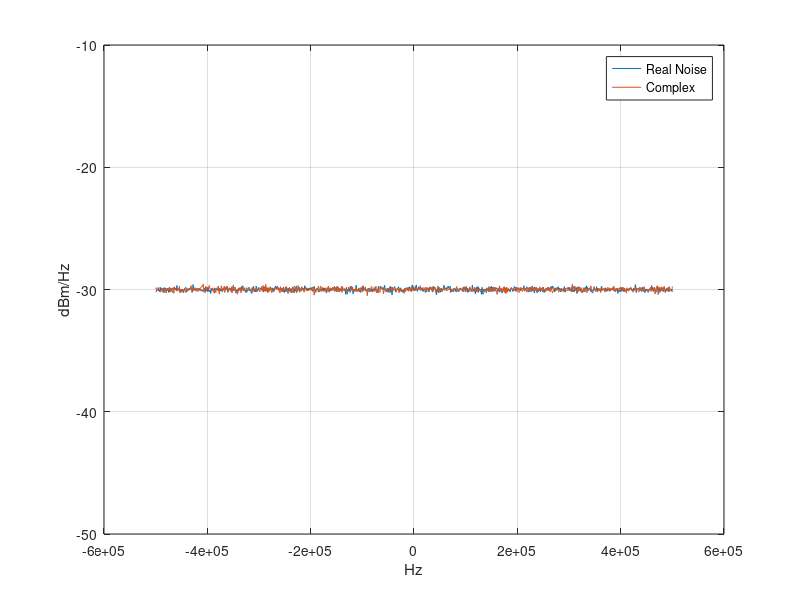

MATLAB code for this plot:
%% Generate noise and calculate Noise Power
% Choose Power Parameters
noiseFloorDBMHZ = -30; % dBm/Hz
bandwidth = 1e6; % Hz (-bandwidth/2 -> bandwidth/2)
% Convert to linear units
noiseFloorWHZ = 10^((noiseFloorDBMHZ-30)/10); % Watts/Hz
% Calculate noise power
NoisePower = noiseFloorWHZ*bandwidth; % Watts
% Generate AWGN signal with desired noise power
fftLen = 2^10; frames = 1e3;
noiseC = sqrt(NoisePower)/sqrt(2).*...
    (randn(fftLen*frames,1)+randn(fftLen*frames,1).*1i); % Complex noise
noise = sqrt(NoisePower).*(randn(fftLen*frames,1)); % Real Noise
% Check
disp([NoisePower var(noise) var(noiseC) rms(noise)^2 rms(noiseC)^2]);
%% Veryify PSD
noiseFramesC = reshape(noiseC,fftLen,frames);
noiseFrames = reshape(noise,fftLen,frames);
% Determine PSD in Watts/(Frequency Bin)
noiseFramesFreqC = fft(noiseFramesC,fftLen);
noiseFramesFreq = fft(noiseFrames,fftLen);
% Autocorrelate and calculate mean power
S_kC = mean(abs(noiseFramesFreqC).^2,2)/fftLen;
S_k = mean(abs(noiseFramesFreq).^2,2)/fftLen;
% Convert to dBm/Hz
S_k_DBMHZC = 10*log10(S_kC/bandwidth) + 30;
S_k_DBMHZ = 10*log10(S_k/bandwidth) + 30;
% Plot
freqs = linspace(-bandwidth/2,bandwidth/2,fftLen);
figure;plot(freqs,S_k_DBMHZ,freqs,S_k_DBMHZC);
xlabel('Hz');ylabel('dBm/Hz');grid on;
ylim(noiseFloorDBMHZ+[-20 20]);
legend('Real Noise','Complex');
